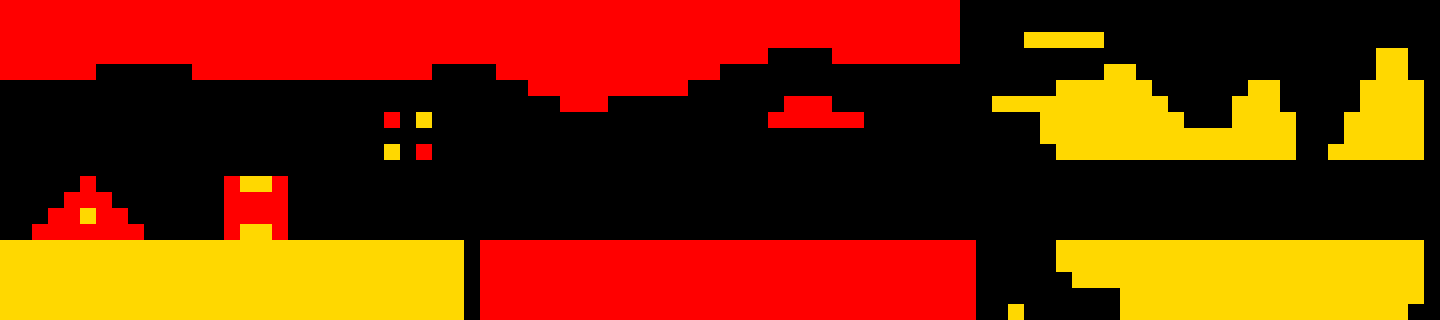

This is a level from a 2D game, rendered from its Tiled map with the project's own tilesets. A one-line summary and the map file follow, with tile-layer data summarised:
An orthogonal 90x20 tile map with 16x16 px tiles, 1 tile layer (Tile Layer 1) and 1 object (initspawn).

<map version="1.0" orientation="orthogonal" width="90" height="20" tilewidth="16" tileheight="16">
 <tileset firstgid="1" name="base" tilewidth="16" tileheight="16">
  <image source="tileset_template.png" width="512" height="512" />
 </tileset>
 <layer name="Tile Layer 1" width="90" height="20">
  <data>[1800 cells, 836 non-empty, 4 distinct tile ids]</data>
 </layer>
 <objectgroup name="Object Layer 1" width="90" height="20">
  <object name="initspawn" x="80" y="160" width="16" height="16" />
 </objectgroup>
</map>